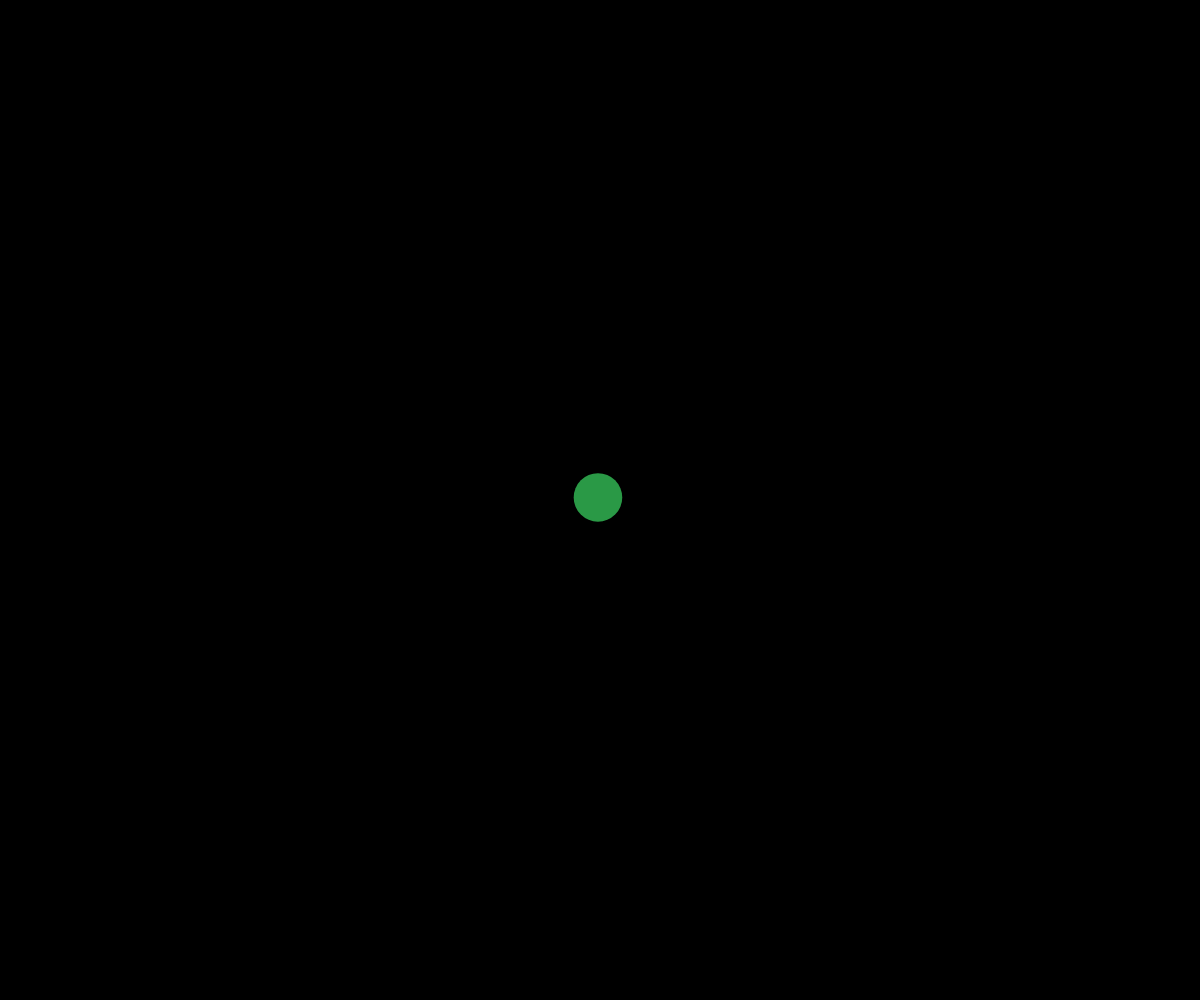
Frame 1 (no input)
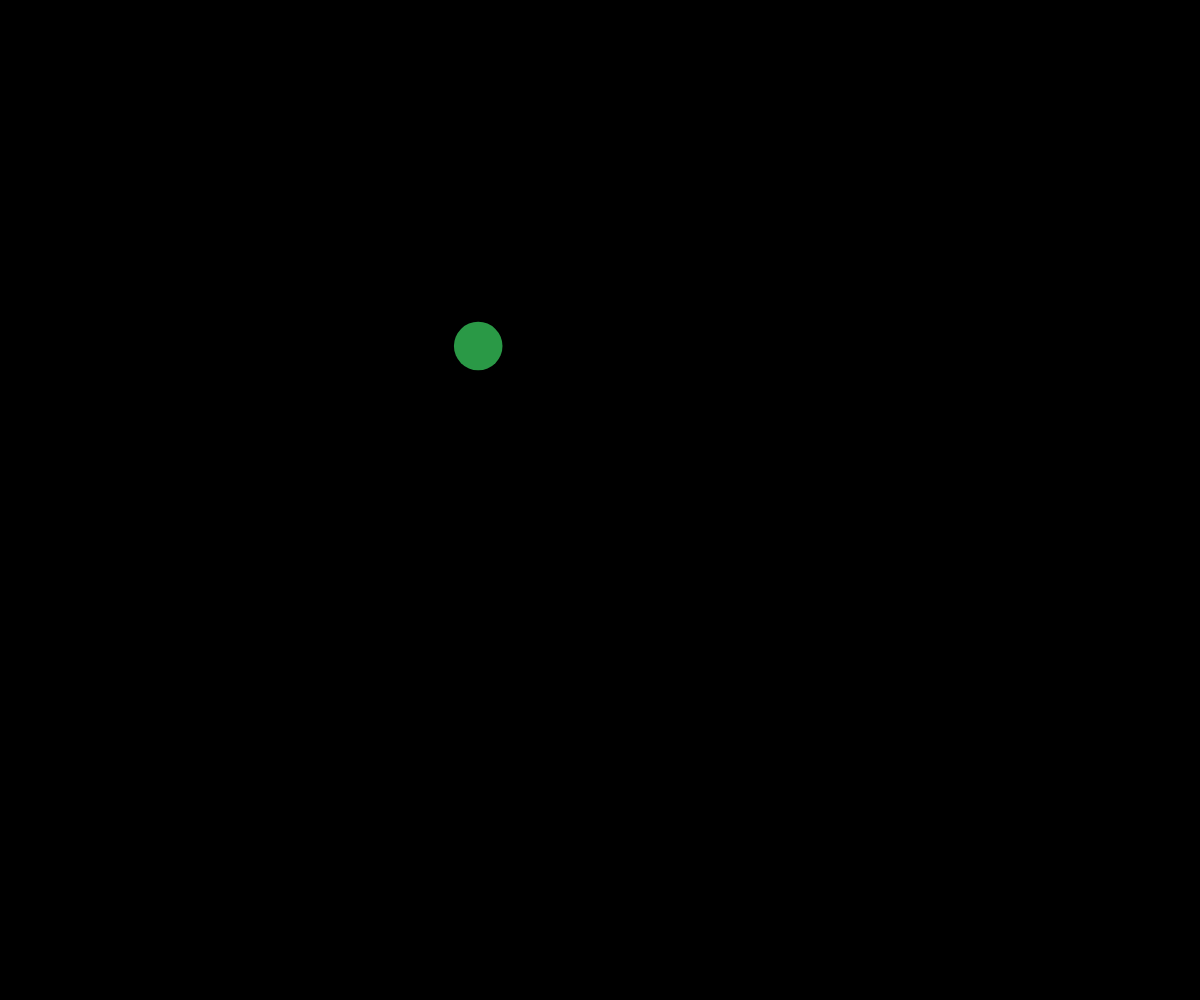
Frame 60 (no input)
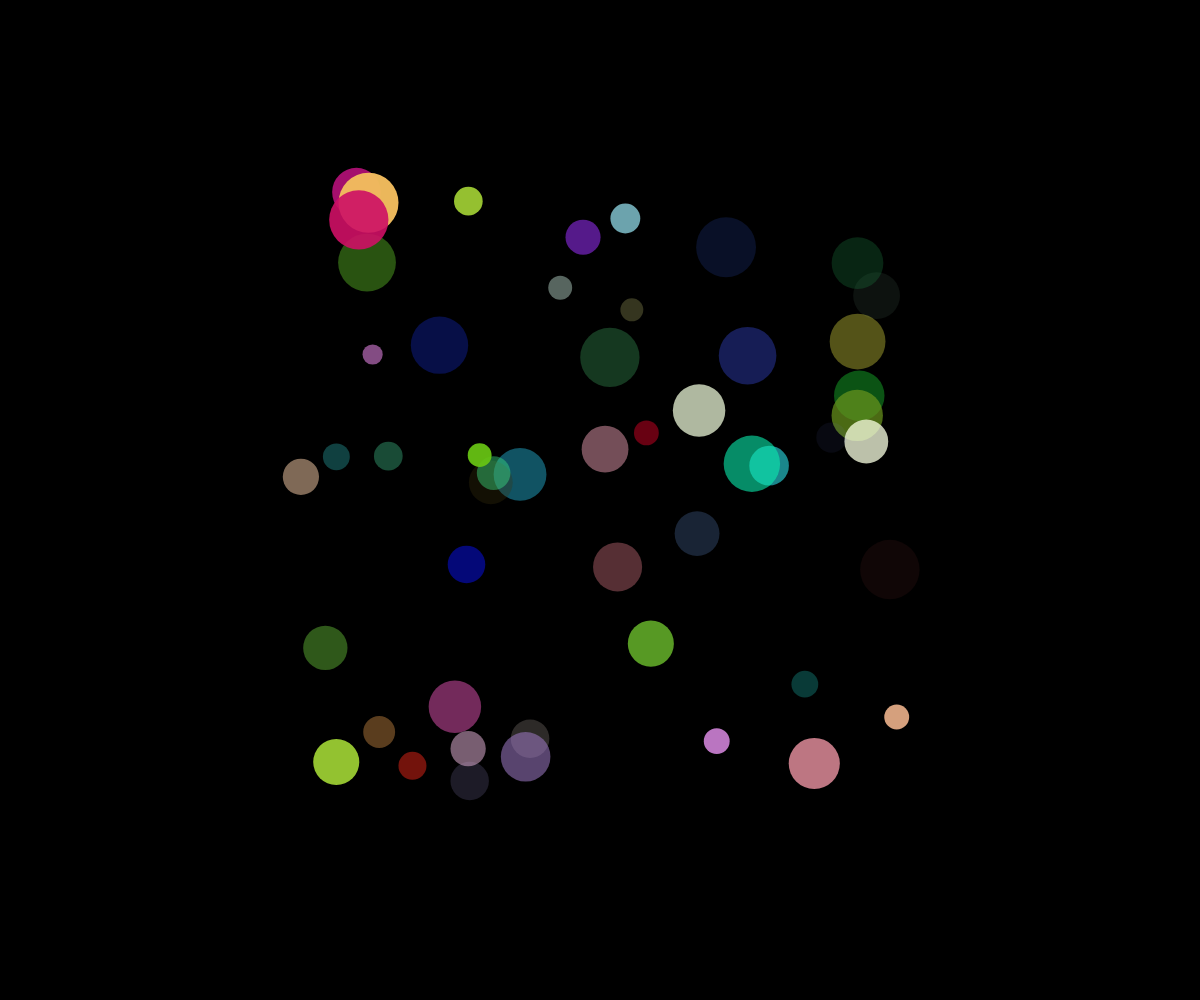
Frame 120 (the mouse pressed at the canvas centre since frame 60)

The p5.js sketch that drew these frames (run headless with seeded random() and noise() and a simulated clock; from frame 60 on, the mouse is pressed at the canvas centre):

// p5.js sketch
// ── sketch.js
// Project Title
// Your Name
// Date
//
// Extra for Experts:
// - describe what you did to take this project "above and beyond"

// let myBall;
let ballArray = [];


function setup() {
  createCanvas(windowWidth, windowHeight);
  let myBall = new Ball(width/2,height/2);
  ballArray.push(myBall);
}

function draw() {
  background("black");

  for (let i = 0; i < ballArray.length; i++) {
    for (let j=0; j<ballArray.length; j++){
      if (i !== j){
        ballArray[i].checkColl(ballArray[j]);
      }
      
    }

    ballArray[i].move();
 
    ballArray[i].display(); 
  }
}




class Ball {
  constructor(x, y) {
    this.x = x;
    this.y = y;
    this.radius = random(10, 30);
    this.theColor = color(random(255),random(255),random(255),random(255));
    this.dx = random(-5,5);
    this.dy = random(-5,5);
  }

  display() {
    noStroke();
    fill(this.theColor);
    circle(this.x, this.y, this.radius*2);
  }

  move() {
    this.x += this.dx;
    this.y += this.dy;

    // edge
    if (this.x - this.radius < 0 || this.x + this.radius > width){
      this.dx *= -1;
    }

    if (this.y - this.radius < 0 || this.y + this.radius > height){
      this.dy *= -1;
    }
  }

  checkColl(otherBall){
    let distanceBtwn = (dist(this.x, this.y, otherBall.x, otherBall.y));
    let radiiSum = this.radius + otherBall.radius;
    if (distanceBtwn< radiiSum) {
      // collided
      this.theColor = color(random(255),random(255),random(255),random(255));
      otherBall.theColor = color(random(255),random(255),random(255),random(255));


      // this.dx = otherBall.dx;
      // this.dy = otherBall.dy;
    }
  }
}


function mousePressed(){
  for (let i = 0; i < 50; i++){
    let myBall = new Ball(mouseX,mouseY);
    ballArray.push(myBall);
  }
  
}
